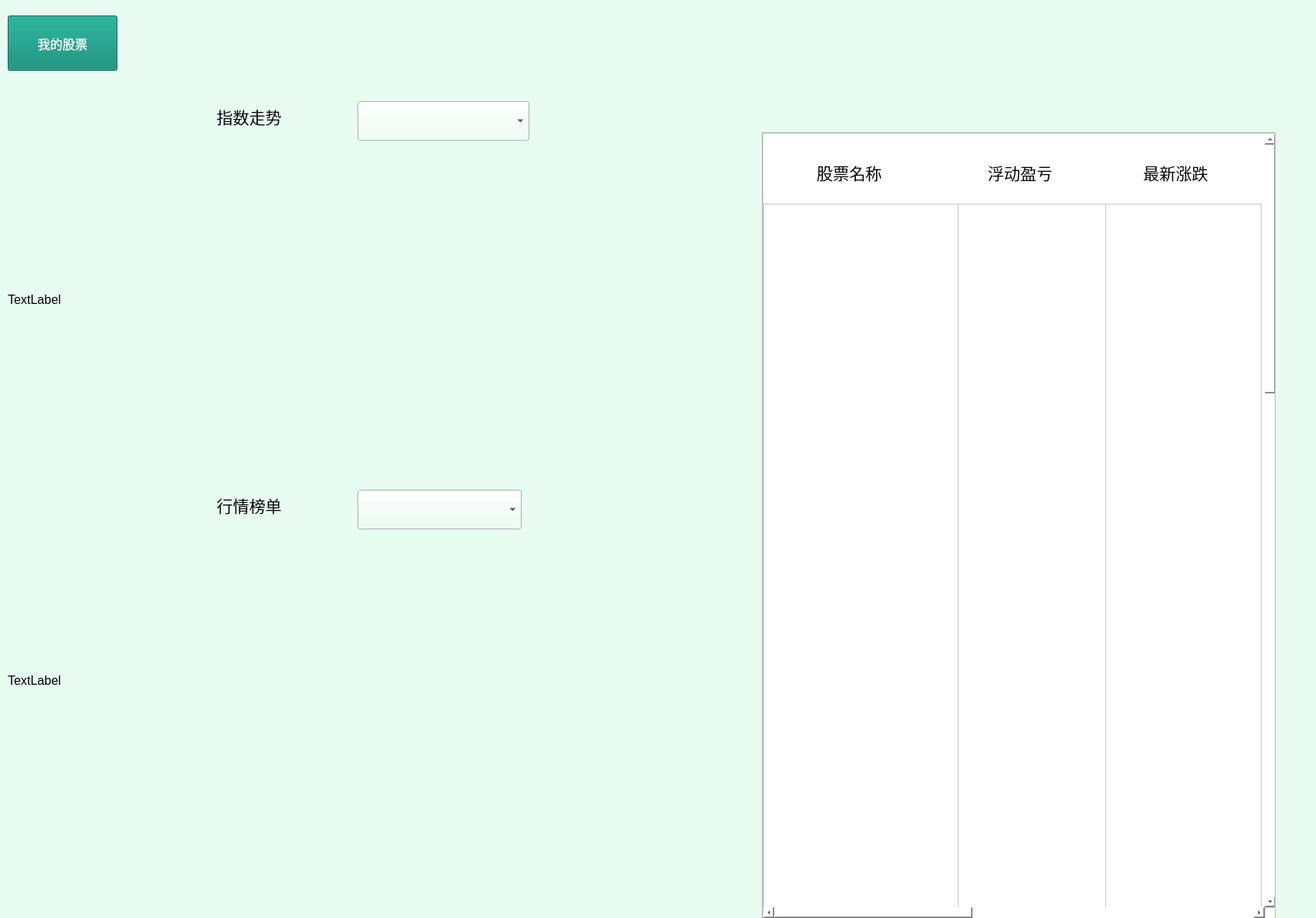
<?xml version="1.0" encoding="UTF-8"?>
<ui version="4.0">
 <class>Lists</class>
 <widget class="QWidget" name="Lists">
  <property name="geometry">
   <rect>
    <x>0</x>
    <y>0</y>
    <width>1693</width>
    <height>1181</height>
   </rect>
  </property>
  <property name="font">
   <font>
    <pointsize>12</pointsize>
   </font>
  </property>
  <property name="windowTitle">
   <string>Form</string>
  </property>
  <property name="styleSheet">
   <string notr="true">background-color: rgb(232,252,242);</string>
  </property>
  <widget class="QPushButton" name="switch_2">
   <property name="geometry">
    <rect>
     <x>10</x>
     <y>20</y>
     <width>141</width>
     <height>71</height>
    </rect>
   </property>
   <property name="font">
    <font>
     <pointsize>12</pointsize>
    </font>
   </property>
   <property name="styleSheet">
    <string notr="true">background-color: rgb(0,132,112);color: rgb(255,255,255);</string>
   </property>
   <property name="text">
    <string>我的股票</string>
   </property>
  </widget>
  <widget class="QComboBox" name="comboBox">
   <property name="geometry">
    <rect>
     <x>460</x>
     <y>130</y>
     <width>221</width>
     <height>51</height>
    </rect>
   </property>
  </widget>
  <widget class="QLabel" name="label">
   <property name="geometry">
    <rect>
     <x>200</x>
     <y>130</y>
     <width>241</width>
     <height>41</height>
    </rect>
   </property>
   <property name="text">
    <string>&lt;html&gt;&lt;head/&gt;&lt;body&gt;&lt;p align=&quot;center&quot;&gt;&lt;span style=&quot; font-size:16pt;&quot;&gt;指数走势&lt;/span&gt;&lt;/p&gt;&lt;/body&gt;&lt;/html&gt;</string>
   </property>
  </widget>
  <widget class="QScrollArea" name="scrollArea">
   <property name="geometry">
    <rect>
     <x>980</x>
     <y>170</y>
     <width>661</width>
     <height>1071</height>
    </rect>
   </property>
   <property name="minimumSize">
    <size>
     <width>661</width>
     <height>1071</height>
    </size>
   </property>
   <property name="widgetResizable">
    <bool>true</bool>
   </property>
   <widget class="QWidget" name="scrollAreaWidgetContents">
    <property name="geometry">
     <rect>
      <x>0</x>
      <y>0</y>
      <width>659</width>
      <height>1069</height>
     </rect>
    </property>
    <widget class="QLabel" name="label_6">
     <property name="geometry">
      <rect>
       <x>680</x>
       <y>20</y>
       <width>141</width>
       <height>41</height>
      </rect>
     </property>
     <property name="text">
      <string>&lt;html&gt;&lt;head/&gt;&lt;body&gt;&lt;p align=&quot;center&quot;&gt;&lt;span style=&quot; font-size:16pt;&quot;&gt;成本/现价&lt;/span&gt;&lt;/p&gt;&lt;/body&gt;&lt;/html&gt;</string>
     </property>
    </widget>
    <widget class="QScrollArea" name="brief">
     <property name="geometry">
      <rect>
       <x>0</x>
       <y>0</y>
       <width>661</width>
       <height>1011</height>
      </rect>
     </property>
     <property name="styleSheet">
      <string notr="true">background-color: rgb(255,255,255);</string>
     </property>
     <property name="widgetResizable">
      <bool>false</bool>
     </property>
     <widget class="QWidget" name="scrollAreaWidgetContents_2">
      <property name="geometry">
       <rect>
        <x>0</x>
        <y>0</y>
        <width>1560</width>
        <height>3000</height>
       </rect>
      </property>
      <widget class="QLabel" name="label_2">
       <property name="geometry">
        <rect>
         <x>40</x>
         <y>30</y>
         <width>141</width>
         <height>41</height>
        </rect>
       </property>
       <property name="text">
        <string>&lt;html&gt;&lt;head/&gt;&lt;body&gt;&lt;p align=&quot;center&quot;&gt;&lt;span style=&quot; font-size:16pt;&quot;&gt;股票名称&lt;/span&gt;&lt;/p&gt;&lt;/body&gt;&lt;/html&gt;</string>
       </property>
      </widget>
      <widget class="QLabel" name="label_4">
       <property name="geometry">
        <rect>
         <x>260</x>
         <y>30</y>
         <width>141</width>
         <height>41</height>
        </rect>
       </property>
       <property name="text">
        <string>&lt;html&gt;&lt;head/&gt;&lt;body&gt;&lt;p align=&quot;center&quot;&gt;&lt;span style=&quot; font-size:16pt;&quot;&gt;浮动盈亏&lt;/span&gt;&lt;/p&gt;&lt;/body&gt;&lt;/html&gt;</string>
       </property>
      </widget>
      <widget class="QLabel" name="label_5">
       <property name="geometry">
        <rect>
         <x>460</x>
         <y>30</y>
         <width>141</width>
         <height>41</height>
        </rect>
       </property>
       <property name="text">
        <string>&lt;html&gt;&lt;head/&gt;&lt;body&gt;&lt;p align=&quot;center&quot;&gt;&lt;span style=&quot; font-size:16pt;&quot;&gt;最新涨跌&lt;/span&gt;&lt;/p&gt;&lt;/body&gt;&lt;/html&gt;</string>
       </property>
      </widget>
      <widget class="QTextEdit" name="stockname">
       <property name="geometry">
        <rect>
         <x>0</x>
         <y>90</y>
         <width>251</width>
         <height>1261</height>
        </rect>
       </property>
      </widget>
      <widget class="QTextEdit" name="profitandloss">
       <property name="geometry">
        <rect>
         <x>250</x>
         <y>90</y>
         <width>191</width>
         <height>1261</height>
        </rect>
       </property>
      </widget>
      <widget class="QTextEdit" name="latestprofitandloss">
       <property name="geometry">
        <rect>
         <x>440</x>
         <y>90</y>
         <width>201</width>
         <height>1341</height>
        </rect>
       </property>
      </widget>
     </widget>
    </widget>
   </widget>
  </widget>
  <widget class="QLabel" name="stockpic">
   <property name="geometry">
    <rect>
     <x>10</x>
     <y>200</y>
     <width>841</width>
     <height>371</height>
    </rect>
   </property>
   <property name="text">
    <string>&lt;html&gt;&lt;head/&gt;&lt;body&gt;&lt;p&gt;TextLabel&lt;/p&gt;&lt;/body&gt;&lt;/html&gt;</string>
   </property>
  </widget>
  <widget class="QLabel" name="stockinfo">
   <property name="geometry">
    <rect>
     <x>10</x>
     <y>690</y>
     <width>841</width>
     <height>371</height>
    </rect>
   </property>
   <property name="text">
    <string>&lt;html&gt;&lt;head/&gt;&lt;body&gt;&lt;p&gt;TextLabel&lt;/p&gt;&lt;/body&gt;&lt;/html&gt;</string>
   </property>
  </widget>
  <widget class="QLabel" name="label_3">
   <property name="geometry">
    <rect>
     <x>200</x>
     <y>630</y>
     <width>241</width>
     <height>41</height>
    </rect>
   </property>
   <property name="text">
    <string>&lt;html&gt;&lt;head/&gt;&lt;body&gt;&lt;p align=&quot;center&quot;&gt;&lt;span style=&quot; font-size:16pt;&quot;&gt;行情榜单&lt;/span&gt;&lt;/p&gt;&lt;/body&gt;&lt;/html&gt;</string>
   </property>
  </widget>
  <widget class="QComboBox" name="comboBox_2">
   <property name="geometry">
    <rect>
     <x>460</x>
     <y>630</y>
     <width>211</width>
     <height>51</height>
    </rect>
   </property>
  </widget>
 </widget>
 <resources/>
 <connections/>
</ui>
